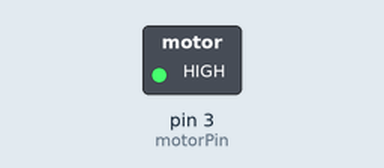
A sketch run on a simulated Arduino Uno, built with avr-gcc and run on an emulated ATmega328P. Shown: switched loads named in the sketch (green lamp = pin HIGH).

Above: at 0.05 s.
At 2.5 s:
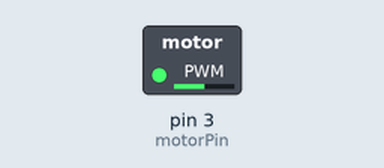
At 4.95 s:
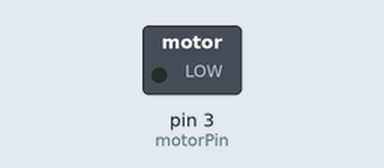
Timing chart, 0 to 6.5 s (numbered marks = the images above):
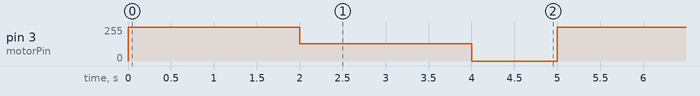

The sketch:

q1.ino
```cpp
int motorPin = 3;

void setup() {
  pinMode(motorPin, OUTPUT);
}

void loop() {
  analogWrite(motorPin, 255);
  delay_s(2);
  analogWrite(motorPin, 128);
  delay_ms(2000);
  analogWrite(motorPin, 0);
  delay_s(1);
}

void delay_ms(unsigned long ms) {
  volatile unsigned long start = millis();
  while (millis() - start < ms);
}

void delay_s(unsigned int s) {
  volatile unsigned long ms = s * 1000;
  delay_ms(ms);
}
```

Measured:
- by itself, pin 3 (motorPin): repeats every 5.0 s: 128/255 2.0 s, 0/255 1.0 s, 255/255 2.0 s
